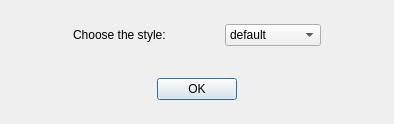
<?xml version="1.0" encoding="UTF-8"?>
<ui version="4.0">
 <class>StyleDialog</class>
 <widget class="QDialog" name="StyleDialog">
  <property name="geometry">
   <rect>
    <x>0</x>
    <y>0</y>
    <width>394</width>
    <height>124</height>
   </rect>
  </property>
  <property name="windowTitle">
   <string>Dialog</string>
  </property>
  <layout class="QVBoxLayout" name="verticalLayout">
   <item>
    <widget class="QWidget" name="widget" native="true">
     <layout class="QHBoxLayout" name="horizontalLayout">
      <item>
       <spacer name="horizontalSpacer_3">
        <property name="orientation">
         <enum>Qt::Horizontal</enum>
        </property>
        <property name="sizeHint" stdset="0">
         <size>
          <width>40</width>
          <height>20</height>
         </size>
        </property>
       </spacer>
      </item>
      <item>
       <widget class="QLabel" name="label">
        <property name="text">
         <string>Choose the style:</string>
        </property>
       </widget>
      </item>
      <item>
       <spacer name="horizontalSpacer_5">
        <property name="orientation">
         <enum>Qt::Horizontal</enum>
        </property>
        <property name="sizeHint" stdset="0">
         <size>
          <width>40</width>
          <height>20</height>
         </size>
        </property>
       </spacer>
      </item>
      <item>
       <widget class="QComboBox" name="comboBox">
        <item>
         <property name="text">
          <string>default</string>
         </property>
        </item>
        <item>
         <property name="text">
          <string>github</string>
         </property>
        </item>
        <item>
         <property name="text">
          <string>github-night</string>
         </property>
        </item>
        <item>
         <property name="text">
          <string>newsprint</string>
         </property>
        </item>
        <item>
         <property name="text">
          <string>night</string>
         </property>
        </item>
        <item>
         <property name="text">
          <string>pixyll</string>
         </property>
        </item>
        <item>
         <property name="text">
          <string>whitey</string>
         </property>
        </item>
       </widget>
      </item>
      <item>
       <spacer name="horizontalSpacer_4">
        <property name="orientation">
         <enum>Qt::Horizontal</enum>
        </property>
        <property name="sizeHint" stdset="0">
         <size>
          <width>40</width>
          <height>20</height>
         </size>
        </property>
       </spacer>
      </item>
     </layout>
    </widget>
   </item>
   <item>
    <widget class="QWidget" name="widget_2" native="true">
     <layout class="QHBoxLayout" name="horizontalLayout_2">
      <item>
       <spacer name="horizontalSpacer">
        <property name="orientation">
         <enum>Qt::Horizontal</enum>
        </property>
        <property name="sizeHint" stdset="0">
         <size>
          <width>40</width>
          <height>20</height>
         </size>
        </property>
       </spacer>
      </item>
      <item>
       <widget class="QPushButton" name="pushButton">
        <property name="text">
         <string>OK</string>
        </property>
       </widget>
      </item>
      <item>
       <spacer name="horizontalSpacer_2">
        <property name="orientation">
         <enum>Qt::Horizontal</enum>
        </property>
        <property name="sizeHint" stdset="0">
         <size>
          <width>40</width>
          <height>20</height>
         </size>
        </property>
       </spacer>
      </item>
     </layout>
    </widget>
   </item>
  </layout>
 </widget>
 <resources/>
 <connections/>
</ui>
